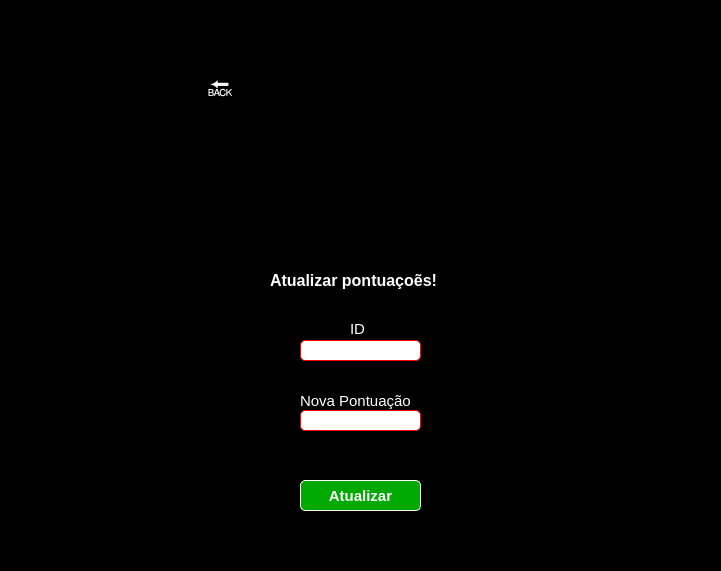
<?xml version="1.0" encoding="UTF-8"?>
<ui version="4.0">
 <class>tela_adicionar</class>
 <widget class="QMainWindow" name="tela_adicionar">
  <property name="geometry">
   <rect>
    <x>0</x>
    <y>0</y>
    <width>721</width>
    <height>571</height>
   </rect>
  </property>
  <property name="sizePolicy">
   <sizepolicy hsizetype="Fixed" vsizetype="Fixed">
    <horstretch>0</horstretch>
    <verstretch>0</verstretch>
   </sizepolicy>
  </property>
  <property name="windowTitle">
   <string>uno</string>
  </property>
  <property name="styleSheet">
   <string notr="true">background-color: rgb(0, 0, 0);</string>
  </property>
  <widget class="QWidget" name="centralwidget">
   <widget class="QLabel" name="logo_inicial">
    <property name="geometry">
     <rect>
      <x>-4</x>
      <y>6</y>
      <width>731</width>
      <height>561</height>
     </rect>
    </property>
    <property name="text">
     <string/>
    </property>
    <property name="pixmap">
     <pixmap>imagens/screen.jpg</pixmap>
    </property>
    <property name="scaledContents">
     <bool>true</bool>
    </property>
   </widget>
   <widget class="QFrame" name="frame">
    <property name="geometry">
     <rect>
      <x>190</x>
      <y>60</y>
      <width>341</width>
      <height>471</height>
     </rect>
    </property>
    <property name="styleSheet">
     <string notr="true">border-radius:10px</string>
    </property>
    <property name="frameShape">
     <enum>QFrame::StyledPanel</enum>
    </property>
    <property name="frameShadow">
     <enum>QFrame::Raised</enum>
    </property>
    <widget class="QPushButton" name="btn_back">
     <property name="geometry">
      <rect>
       <x>10</x>
       <y>10</y>
       <width>41</width>
       <height>33</height>
      </rect>
     </property>
     <property name="font">
      <font>
       <pointsize>20</pointsize>
      </font>
     </property>
     <property name="cursor">
      <cursorShape>PointingHandCursor</cursorShape>
     </property>
     <property name="styleSheet">
      <string notr="true">QPushButton{
	
	background-color: rgb(0, 0, 0);
	color: rgb(255, 255, 255);
	border-radius:5px;
	
}
</string>
     </property>
     <property name="text">
      <string>🔙</string>
     </property>
    </widget>
    <widget class="QPushButton" name="btn_salvar">
     <property name="geometry">
      <rect>
       <x>110</x>
       <y>420</y>
       <width>121</width>
       <height>31</height>
      </rect>
     </property>
     <property name="font">
      <font>
       <pointsize>11</pointsize>
       <weight>75</weight>
       <bold>true</bold>
      </font>
     </property>
     <property name="cursor">
      <cursorShape>PointingHandCursor</cursorShape>
     </property>
     <property name="styleSheet">
      <string notr="true">QPushButton{
	background-color: rgb(0, 170, 0);
	color: rgb(255, 255, 255);
	border-radius:5px;
	border:1px solid white
}

QPushButton:hover{
	background-color: rgb(255, 255, 255);
	color: rgb(0, 170, 0);
}</string>
     </property>
     <property name="text">
      <string>Atualizar</string>
     </property>
    </widget>
    <widget class="QLabel" name="txt_atualizacao">
     <property name="geometry">
      <rect>
       <x>80</x>
       <y>200</y>
       <width>211</width>
       <height>41</height>
      </rect>
     </property>
     <property name="font">
      <font>
       <pointsize>12</pointsize>
       <weight>75</weight>
       <bold>true</bold>
      </font>
     </property>
     <property name="styleSheet">
      <string notr="true">color: rgb(255, 255, 255);</string>
     </property>
     <property name="text">
      <string>Atualizar pontuaçoẽs!</string>
     </property>
    </widget>
    <widget class="QLabel" name="logo">
     <property name="geometry">
      <rect>
       <x>50</x>
       <y>10</y>
       <width>271</width>
       <height>191</height>
      </rect>
     </property>
     <property name="text">
      <string/>
     </property>
     <property name="pixmap">
      <pixmap>imagens/uno1.png</pixmap>
     </property>
    </widget>
    <widget class="QLineEdit" name="inpunt_id">
     <property name="geometry">
      <rect>
       <x>110</x>
       <y>280</y>
       <width>121</width>
       <height>21</height>
      </rect>
     </property>
     <property name="font">
      <font>
       <pointsize>12</pointsize>
      </font>
     </property>
     <property name="styleSheet">
      <string notr="true">QLineEdit{
background-color: rgb(255, 255, 255);
border:1px solid red;
border-radius: 5px
}</string>
     </property>
     <property name="maxLength">
      <number>15</number>
     </property>
     <property name="alignment">
      <set>Qt::AlignCenter</set>
     </property>
    </widget>
    <widget class="QLabel" name="txt_id">
     <property name="geometry">
      <rect>
       <x>160</x>
       <y>260</y>
       <width>21</width>
       <height>17</height>
      </rect>
     </property>
     <property name="font">
      <font>
       <pointsize>11</pointsize>
      </font>
     </property>
     <property name="styleSheet">
      <string notr="true">color: rgb(255, 255, 255);
background-color: rgb(0, 0, 0,5);</string>
     </property>
     <property name="text">
      <string>ID</string>
     </property>
    </widget>
    <widget class="QLineEdit" name="input_nova_pontuacao">
     <property name="geometry">
      <rect>
       <x>110</x>
       <y>350</y>
       <width>121</width>
       <height>21</height>
      </rect>
     </property>
     <property name="font">
      <font>
       <pointsize>12</pointsize>
      </font>
     </property>
     <property name="styleSheet">
      <string notr="true">QLineEdit{
background-color: rgb(255, 255, 255);
border:1px solid red;
border-radius: 5px
}</string>
     </property>
     <property name="maxLength">
      <number>4</number>
     </property>
     <property name="frame">
      <bool>false</bool>
     </property>
     <property name="alignment">
      <set>Qt::AlignCenter</set>
     </property>
    </widget>
    <widget class="QLabel" name="txt_novo_pontos">
     <property name="geometry">
      <rect>
       <x>110</x>
       <y>330</y>
       <width>121</width>
       <height>21</height>
      </rect>
     </property>
     <property name="font">
      <font>
       <pointsize>11</pointsize>
      </font>
     </property>
     <property name="styleSheet">
      <string notr="true">color: rgb(255, 255, 255);
background-color: rgb(0, 0, 0,5);</string>
     </property>
     <property name="text">
      <string>Nova Pontuação</string>
     </property>
    </widget>
   </widget>
  </widget>
 </widget>
 <resources/>
 <connections/>
</ui>
